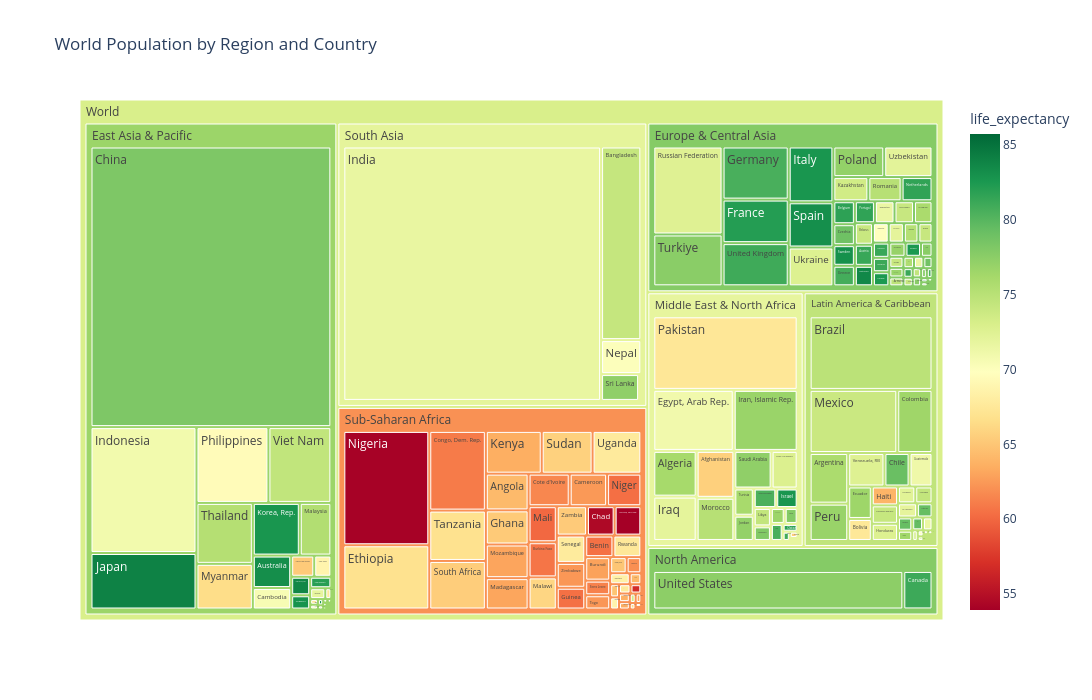

Notebook source saved alongside this figure:
### Markdown cell above
## Task 3: Treemap

### Code cell
import plotly.express as px

# Prepare latest available data
treemap_data = latest.dropna(
    subset=["region", "country", "population", "life_expectancy"]
).copy()

# Create treemap
fig = px.treemap(
    treemap_data,
    path=[
        px.Constant("World"),
        "region",
        "country"
    ],
    values="population",
    color="life_expectancy",
    color_continuous_scale="RdYlGn",
    hover_data={
        "population": ":,.0f",
        "life_expectancy": ":.1f"
    },
    title="World Population by Region and Country"
)

fig.update_layout(
    width=1100,
    height=700
)

fig.show()

# Save interactive treemap
fig.write_html("figures/p7_population_treemap.html")

### Figure 1 — Plotly figure (JSON) as saved in the notebook; plotly's stock layout.template omitted (floating-point values rounded to 4 significant figures; data arrays with more than 128 entries replaced by an {"elided": "..."} marker saying what was removed)
{"data": [{"branchvalues": "total", "customdata": {"elided": "216x2 float values"}, "domain": {"x": [0, 1], "y": [0, 1]}, "hovertemplate": "labels=%{label}<br>population=%{customdata[0]:,.0f}<br>parent=%{parent}<br>id=%{id}<br>life_expectancy=%{color:.1f}<extra></extra>", "ids": {"elided": "216 str values"}, "labels": {"elided": "216 str values"}, "marker": {"coloraxis": "coloraxis", "colors": {"elided": "216 float values"}}, "name": "", "parents": {"elided": "216 str values"}, "type": "treemap", "values": {"elided": "216 float values"}}], "layout": {"coloraxis": {"autocolorscale": false, "colorbar": {"title": {"text": "life_expectancy"}}, "colorscale": [[0, "rgb(165,0,38)"], [0.1, "rgb(215,48,39)"], [0.2, "rgb(244,109,67)"], [0.3, "rgb(253,174,97)"], [0.4, "rgb(254,224,139)"], [0.5, "rgb(255,255,191)"], [0.6, "rgb(217,239,139)"], [0.7, "rgb(166,217,106)"], [0.8, "rgb(102,189,99)"], [0.9, "rgb(26,152,80)"], [1, "rgb(0,104,55)"]]}, "height": 700, "legend": {"tracegroupgap": 0}, "title": {"text": "World Population by Region and Country"}, "width": 1100}}
